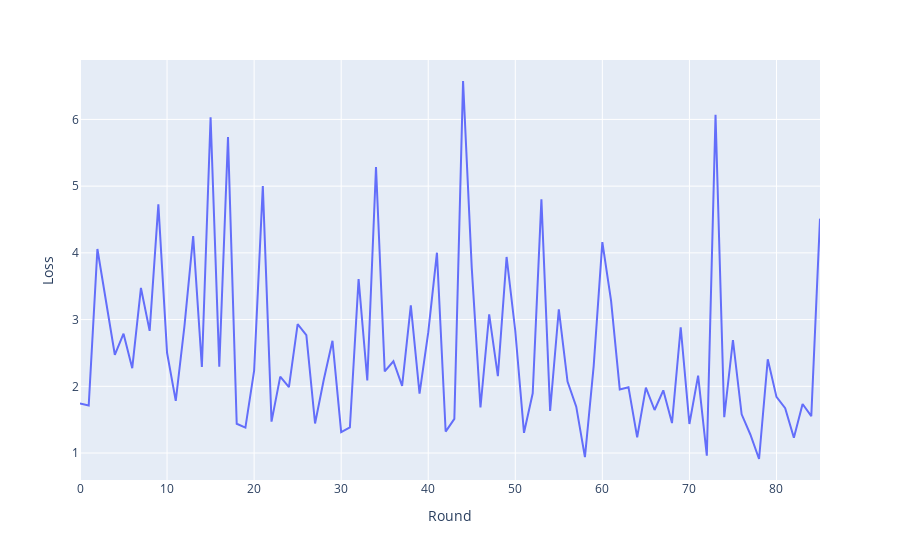

The notebook cell this image was saved under:
### Code cell
def plot(hist):
    import pandas as pd
    data=pd.DataFrame(data={'Loss':hist,'Round':range(0,len(hist))})
    import plotly.express as px

    fig=px.line(data,x='Round',y='Loss')
    fig.show()
plot(One_label_15.lossHist)

### Figure 1 — Plotly figure (JSON) as saved in the notebook; plotly's stock layout.template omitted (floating-point values rounded to 4 significant figures)
{"data": [{"hovertemplate": "Round=%{x}<br>Loss=%{y}<extra></extra>", "legendgroup": "", "line": {"color": "#636efa", "dash": "solid"}, "marker": {"symbol": "circle"}, "mode": "lines", "name": "", "orientation": "v", "showlegend": false, "type": "scatter", "x": [0, 1, 2, 3, 4, 5, 6, 7, 8, 9, 10, 11, 12, 13, 14, 15, 16, 17, 18, 19, 20, 21, 22, 23, 24, 25, 26, 27, 28, 29, 30, 31, 32, 33, 34, 35, 36, 37, 38, 39, 40, 41, 42, 43, 44, 45, 46, 47, 48, 49, 50, 51, 52, 53, 54, 55, 56, 57, 58, 59, 60, 61, 62, 63, 64, 65, 66, 67, 68, 69, 70, 71, 72, 73, 74, 75, 76, 77, 78, 79, 80, 81, 82, 83, 84, 85], "xaxis": "x", "y": [1.742, 1.714, 4.058, 3.253, 2.472, 2.788, 2.271, 3.474, 2.83, 4.727, 2.503, 1.781, 2.906, 4.252, 2.29, 6.033, 2.294, 5.734, 1.439, 1.38, 2.235, 5.0, 1.471, 2.144, 1.989, 2.933, 2.767, 1.442, 2.098, 2.682, 1.314, 1.383, 3.607, 2.088, 5.288, 2.224, 2.375, 2.007, 3.213, 1.892, 2.807, 4.002, 1.322, 1.512, 6.576, 3.775, 1.683, 3.078, 2.153, 3.939, 2.829, 1.303, 1.896, 4.802, 1.632, 3.154, 2.071, 1.695, 0.9385, 2.299, 4.161, 3.285, 1.953, 1.987, 1.236, 1.979, 1.645, 1.939, 1.449, 2.885, 1.435, 2.161, 0.9602, 6.068, 1.537, 2.694, 1.58, 1.278, 0.9104, 2.405, 1.842, 1.673, 1.228, 1.734, 1.553, 4.513], "yaxis": "y"}], "layout": {"legend": {"tracegroupgap": 0}, "margin": {"t": 60}, "xaxis": {"anchor": "y", "domain": [0, 1], "title": {"text": "Round"}}, "yaxis": {"anchor": "x", "domain": [0, 1], "title": {"text": "Loss"}}}}
